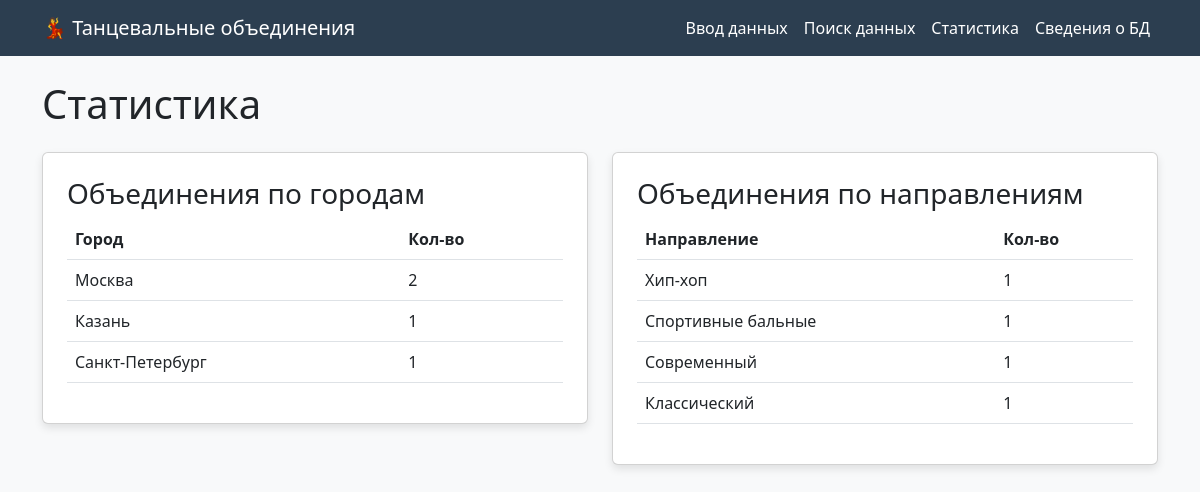
The app's page /statistics with its own data.
### tables this page shows
CREATE TABLE classifier (
    classifier_id   INTEGER PRIMARY KEY AUTOINCREMENT CHECK (classifier_id BETWEEN 1 AND 9999),
    classifier_type TEXT    NOT NULL CHECK (classifier_type IN ('Направление','Уровень','Специализация','Должность')
                                            AND length(classifier_type) BETWEEN 3 AND 20),
    classifier_code INTEGER NOT NULL CHECK (classifier_code BETWEEN 1 AND 99),
    classifier_name TEXT    NOT NULL CHECK (length(classifier_name) BETWEEN 3 AND 50),
    classifier_desc TEXT             CHECK (classifier_desc IS NULL OR length(classifier_desc) <= 150)
);

### app.py (the view)
@app.route('/statistics')
def statistics():
    db = get_db()
    stats_cities = db.execute("SELECT city, COUNT(club_id) as count FROM dance_club GROUP BY city ORDER BY count DESC").fetchall()
    stats_directions = db.execute("""SELECT cl.classifier_name as direction, COUNT(c.club_id) as count
                                     FROM dance_club c JOIN classifier cl ON c.direction_id = cl.classifier_id
                                     GROUP BY cl.classifier_name ORDER BY count DESC""").fetchall()
    total_clubs = db.execute("SELECT COUNT(*) as count FROM dance_club").fetchone()['count']
    db.close()
    return render_template('statistics.html', stats_cities=stats_cities, stats_directions=stats_directions, total_clubs=total_clubs)

### app.py (called while the page is built)
def get_db():
    conn = sqlite3.connect(DATABASE)
    conn.row_factory = sqlite3.Row
    return conn

### templates/statistics.html
{% extends 'base.html' %}
{% block content %}
<h1>Статистика</h1>
<div class="row mt-4">
    <div class="col-md-6">
        <div class="card p-4">
            <h3>Объединения по городам</h3>
            <table class="table">
                <thead><tr><th>Город</th><th>Кол-во</th></tr></thead>
                <tbody>
                    {% for stat in stats_cities %}<tr><td>{{ stat.city }}</td><td>{{ stat.count }}</td></tr>{% endfor %}
                </tbody>
            </table>
        </div>
    </div>
    <div class="col-md-6">
        <div class="card p-4">
            <h3>Объединения по направлениям</h3>
            <table class="table">
                <thead><tr><th>Направление</th><th>Кол-во</th></tr></thead>
                <tbody>
                    {% for stat in stats_directions %}<tr><td>{{ stat.direction }}</td><td>{{ stat.count }}</td></tr>{% endfor %}
                </tbody>
            </table>
        </div>
    </div>
</div>
{% endblock %}

### templates/base.html (shortened to what this page needs)
<!DOCTYPE html>
<html lang="ru">
<head>
    <link href="https://cdn.jsdelivr.net/npm/bootstrap@5.3.0/dist/css/bootstrap.min.css" rel="stylesheet">
</head>
<body>
    <nav class="navbar navbar-expand-lg">
        <div class="container">
            <a class="navbar-brand" href="/">💃 Танцевальные объединения</a>
            <div class="navbar-nav">
                <a class="nav-link" href="/add">Ввод данных</a>
                <a class="nav-link" href="/search">Поиск данных</a>
                <a class="nav-link" href="/statistics">Статистика</a>
                <a class="nav-link" href="/about">Сведения о БД</a>
            </div>
        </div>
    </nav>
    <div class="container mt-4">
        {% block content %}{% endblock %}
    </div>
</body>
</html>

### templates/base.html (style rules this page uses)
body { background-color: #f8f9fa; }
.navbar { background-color: #2c3e50; }
.navbar-brand, .nav-link { color: white !important; }
.card { margin-bottom: 20px; box-shadow: 0 4px 8px rgba(0,0,0,0.1); }

### records on screen
classifier: direction "Хип-хоп", count "1"
classifier: direction "Спортивные бальные", count "1"
classifier: direction "Современный", count "1"
classifier: direction "Классический", count "1"

### other values on screen
{{ stat.city }} "Москва" "Казань" "Санкт-Петербург"
{{ stat.count }} "2" "1" "1"
